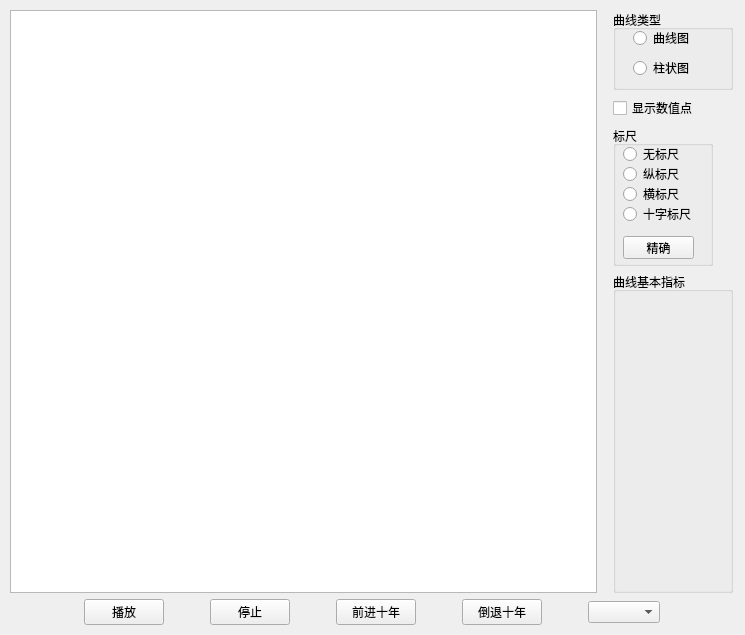
<?xml version="1.0" encoding="UTF-8"?>
<ui version="4.0">
 <class>LineType2</class>
 <widget class="QWidget" name="LineType2">
  <property name="geometry">
   <rect>
    <x>0</x>
    <y>0</y>
    <width>745</width>
    <height>635</height>
   </rect>
  </property>
  <property name="windowTitle">
   <string>Form</string>
  </property>
  <widget class="QWidget" name="verticalLayoutWidget">
   <property name="geometry">
    <rect>
     <x>0</x>
     <y>0</y>
     <width>743</width>
     <height>635</height>
    </rect>
   </property>
   <layout class="QVBoxLayout" name="verticalLayout_Main">
    <item>
     <layout class="QVBoxLayout" name="verticalLayout_4">
      <property name="margin">
       <number>10</number>
      </property>
      <item>
       <layout class="QHBoxLayout" name="horizontalLayout_2" stretch="3,0">
        <item>
         <layout class="QVBoxLayout" name="verticalLayout_5" stretch="0">
          <property name="sizeConstraint">
           <enum>QLayout::SetDefaultConstraint</enum>
          </property>
          <property name="leftMargin">
           <number>0</number>
          </property>
          <property name="topMargin">
           <number>0</number>
          </property>
          <property name="rightMargin">
           <number>10</number>
          </property>
          <property name="bottomMargin">
           <number>0</number>
          </property>
          <item>
           <widget class="GraphView" name="graphicsView">
            <property name="sizePolicy">
             <sizepolicy hsizetype="Preferred" vsizetype="Expanding">
              <horstretch>0</horstretch>
              <verstretch>0</verstretch>
             </sizepolicy>
            </property>
            <property name="minimumSize">
             <size>
              <width>0</width>
              <height>0</height>
             </size>
            </property>
            <property name="verticalScrollBarPolicy">
             <enum>Qt::ScrollBarAlwaysOff</enum>
            </property>
            <property name="horizontalScrollBarPolicy">
             <enum>Qt::ScrollBarAlwaysOff</enum>
            </property>
            <property name="transformationAnchor">
             <enum>QGraphicsView::AnchorUnderMouse</enum>
            </property>
            <property name="resizeAnchor">
             <enum>QGraphicsView::NoAnchor</enum>
            </property>
            <property name="viewportUpdateMode">
             <enum>QGraphicsView::SmartViewportUpdate</enum>
            </property>
           </widget>
          </item>
         </layout>
        </item>
        <item>
         <layout class="QVBoxLayout" name="verticalLayout_6">
          <item>
           <widget class="QGroupBox" name="groupBox_3">
            <property name="sizePolicy">
             <sizepolicy hsizetype="Fixed" vsizetype="Fixed">
              <horstretch>0</horstretch>
              <verstretch>0</verstretch>
             </sizepolicy>
            </property>
            <property name="minimumSize">
             <size>
              <width>120</width>
              <height>80</height>
             </size>
            </property>
            <property name="title">
             <string>曲线类型</string>
            </property>
            <widget class="QRadioButton" name="radioCurve">
             <property name="geometry">
              <rect>
               <x>20</x>
               <y>20</y>
               <width>61</width>
               <height>16</height>
              </rect>
             </property>
             <property name="text">
              <string>曲线图</string>
             </property>
            </widget>
            <widget class="QRadioButton" name="radioBar">
             <property name="geometry">
              <rect>
               <x>20</x>
               <y>50</y>
               <width>71</width>
               <height>16</height>
              </rect>
             </property>
             <property name="text">
              <string>柱状图</string>
             </property>
            </widget>
           </widget>
          </item>
          <item>
           <widget class="QCheckBox" name="checkBox">
            <property name="text">
             <string>显示数值点</string>
            </property>
           </widget>
          </item>
          <item>
           <widget class="QGroupBox" name="groupBox_4">
            <property name="sizePolicy">
             <sizepolicy hsizetype="Fixed" vsizetype="Minimum">
              <horstretch>0</horstretch>
              <verstretch>0</verstretch>
             </sizepolicy>
            </property>
            <property name="minimumSize">
             <size>
              <width>100</width>
              <height>140</height>
             </size>
            </property>
            <property name="title">
             <string>标尺</string>
            </property>
            <widget class="QPushButton" name="ViewDataButton">
             <property name="geometry">
              <rect>
               <x>10</x>
               <y>110</y>
               <width>71</width>
               <height>23</height>
              </rect>
             </property>
             <property name="text">
              <string>精确</string>
             </property>
            </widget>
            <widget class="QRadioButton" name="VLineButton">
             <property name="geometry">
              <rect>
               <x>10</x>
               <y>40</y>
               <width>89</width>
               <height>16</height>
              </rect>
             </property>
             <property name="text">
              <string>纵标尺</string>
             </property>
            </widget>
            <widget class="QRadioButton" name="HLineButton">
             <property name="geometry">
              <rect>
               <x>10</x>
               <y>60</y>
               <width>89</width>
               <height>16</height>
              </rect>
             </property>
             <property name="text">
              <string>横标尺</string>
             </property>
            </widget>
            <widget class="QRadioButton" name="DualLineButton">
             <property name="geometry">
              <rect>
               <x>10</x>
               <y>80</y>
               <width>89</width>
               <height>16</height>
              </rect>
             </property>
             <property name="text">
              <string>十字标尺</string>
             </property>
            </widget>
            <widget class="QRadioButton" name="NoLineButton">
             <property name="geometry">
              <rect>
               <x>10</x>
               <y>20</y>
               <width>89</width>
               <height>16</height>
              </rect>
             </property>
             <property name="text">
              <string>无标尺</string>
             </property>
            </widget>
           </widget>
          </item>
          <item>
           <layout class="QVBoxLayout" name="verticalLayout">
            <item>
             <widget class="QGroupBox" name="groupBox">
              <property name="sizePolicy">
               <sizepolicy hsizetype="Expanding" vsizetype="Expanding">
                <horstretch>0</horstretch>
                <verstretch>0</verstretch>
               </sizepolicy>
              </property>
              <property name="title">
               <string>曲线基本指标</string>
              </property>
             </widget>
            </item>
           </layout>
          </item>
         </layout>
        </item>
       </layout>
      </item>
      <item>
       <layout class="QHBoxLayout" name="horizontalLayout">
        <item>
         <spacer name="horizontalSpacer">
          <property name="orientation">
           <enum>Qt::Horizontal</enum>
          </property>
          <property name="sizeHint" stdset="0">
           <size>
            <width>40</width>
            <height>20</height>
           </size>
          </property>
         </spacer>
        </item>
        <item>
         <widget class="QPushButton" name="PlayButton">
          <property name="text">
           <string>播放</string>
          </property>
         </widget>
        </item>
        <item>
         <spacer name="horizontalSpacer_2">
          <property name="orientation">
           <enum>Qt::Horizontal</enum>
          </property>
          <property name="sizeType">
           <enum>QSizePolicy::Fixed</enum>
          </property>
          <property name="sizeHint" stdset="0">
           <size>
            <width>40</width>
            <height>20</height>
           </size>
          </property>
         </spacer>
        </item>
        <item>
         <widget class="QPushButton" name="StopButton">
          <property name="text">
           <string>停止</string>
          </property>
         </widget>
        </item>
        <item>
         <spacer name="horizontalSpacer_3">
          <property name="orientation">
           <enum>Qt::Horizontal</enum>
          </property>
          <property name="sizeType">
           <enum>QSizePolicy::Fixed</enum>
          </property>
          <property name="sizeHint" stdset="0">
           <size>
            <width>40</width>
            <height>20</height>
           </size>
          </property>
         </spacer>
        </item>
        <item>
         <widget class="QPushButton" name="Advance10Button">
          <property name="text">
           <string>前进十年</string>
          </property>
         </widget>
        </item>
        <item>
         <spacer name="horizontalSpacer_4">
          <property name="orientation">
           <enum>Qt::Horizontal</enum>
          </property>
          <property name="sizeType">
           <enum>QSizePolicy::Fixed</enum>
          </property>
          <property name="sizeHint" stdset="0">
           <size>
            <width>40</width>
            <height>20</height>
           </size>
          </property>
         </spacer>
        </item>
        <item>
         <widget class="QPushButton" name="Back10Button">
          <property name="text">
           <string>倒退十年</string>
          </property>
         </widget>
        </item>
        <item>
         <spacer name="horizontalSpacer_6">
          <property name="orientation">
           <enum>Qt::Horizontal</enum>
          </property>
          <property name="sizeType">
           <enum>QSizePolicy::Fixed</enum>
          </property>
          <property name="sizeHint" stdset="0">
           <size>
            <width>40</width>
            <height>20</height>
           </size>
          </property>
         </spacer>
        </item>
        <item>
         <widget class="QComboBox" name="comboBox"/>
        </item>
        <item>
         <spacer name="horizontalSpacer_5">
          <property name="orientation">
           <enum>Qt::Horizontal</enum>
          </property>
          <property name="sizeHint" stdset="0">
           <size>
            <width>40</width>
            <height>20</height>
           </size>
          </property>
         </spacer>
        </item>
       </layout>
      </item>
     </layout>
    </item>
   </layout>
  </widget>
 </widget>
 <customwidgets>
  <customwidget>
   <class>GraphView</class>
   <extends>QGraphicsView</extends>
   <header>graphview.h</header>
  </customwidget>
 </customwidgets>
 <resources/>
 <connections/>
</ui>
